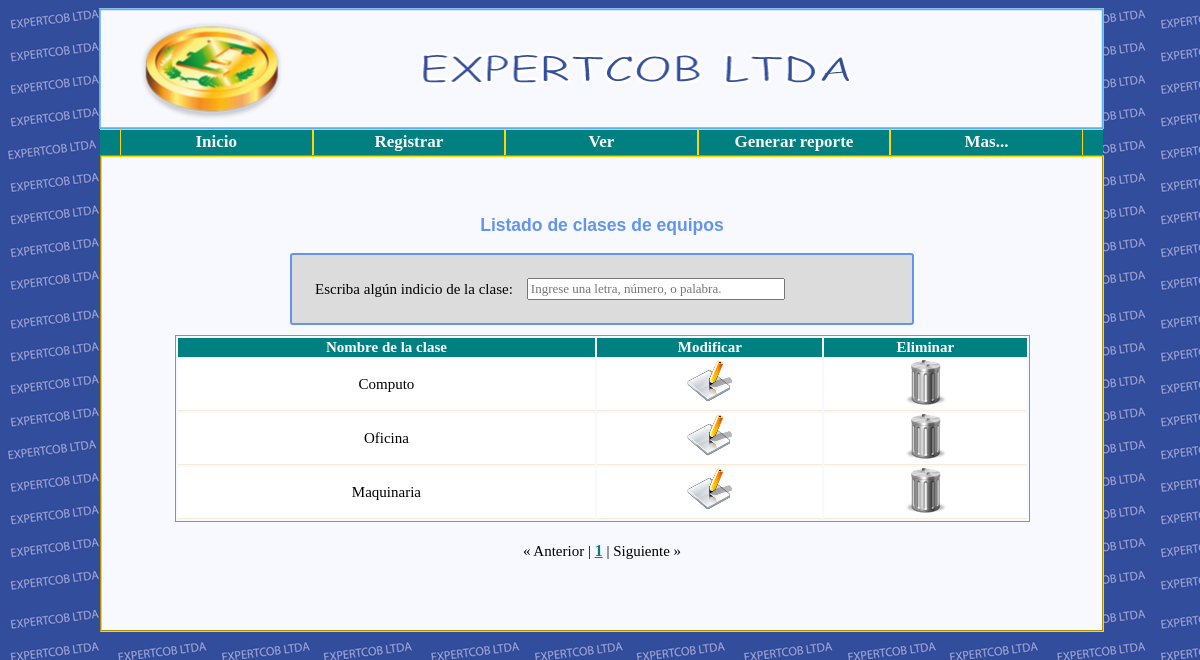
/administrador/clases.php?cl=v (signed in), run on the app's committed database.
### tables this page shows
CREATE TABLE IF NOT EXISTS `Clases` (
  `IdClase` INT NOT NULL AUTO_INCREMENT COMMENT '',
  `NombreClase` VARCHAR(20) NOT NULL COMMENT '',
  PRIMARY KEY (`IdClase`)  COMMENT '');

### modelo/com.inventario_expertcob.utilitarias/Conexion.php (called while the page is built, shortened)
<?php
class Conexion {
    private $host = "localhost";
    private $user = "inventario_admin";
    private $password = "inventario_expertcob_ltda";
    private $db = "CO_Expertcob_Inventario";
    private $link = null;
    private static $_instance = null;
    private function conectar() {
        $this->link = mysqli_connect($this->host, $this->user, $this->password) or die("No se puede conectar a MySql " . mysql_error());
        mysqli_select_db($this->link, $this->db) or die("No existe la base de datos: " . mysql_error());
    }
    public static function get_instance() {
        if (!self::$_instance instanceof self) {
            self::$_instance = new self();
        }
        return self::$_instance;
    }
    public function ejecutar($query) {
        $this->smtm = mysqli_query($this->link, $query) or die("Error en el Query $query " . mysql_error());
        return $this->smtm;
    }
}

### controlador/com.inventario_expertcob.controladores/ControladorGestionDeDispositivos.php (called while the page is built, shortened)
<?php
require_once '../modelo/com.inventario_expertcob.dao/ClaseDAO.php';
require_once '../modelo/com.inventario_expertcob.dto/ClaseDTO.php';
class ControladorGestionDeDispositivos {
    public function verClases() {
        try {
            $this->cDao = new ClaseDAO();
            $this->lista = $this->cDao->verTodos();
            return $this->lista;
        } catch (Exception $ex) {
            return $ex->getMessage();
        }
    }
}

### modelo/com.inventario_expertcob.dao/AbstractDAO.php (called while the page is built, shortened)
<?php
require_once '../modelo/com.inventario_expertcob.utilitarias/Conexion.php';
abstract class AbstractDAO {
    protected function __construct() {
        $this->conexion = Conexion::get_instance();
    }
}

### modelo/com.inventario_expertcob.dao/ClaseDAO.php (called while the page is built, shortened)
<?php
require_once '../modelo/com.inventario_expertcob.dao/AbstractDAO.php';
class ClaseDAO extends AbstractDAO {
    public function verTodos() {
        try {
            $this->lista = array();
            $this->query = "SELECT * FROM Clases;";
            $this->resultado = $this->conexion->ejecutar($this->query);
            while ($res = mysqli_fetch_array($this->resultado)) {
                array_push($this->lista, new ClaseDTO($res['IdClase'], $res['NombreClase']));
            }
            return $this->lista;
        } catch (Exception $ex) {
            return $ex->getMessage();
        }
    }
}

### modelo/com.inventario_expertcob.dto/ClaseDTO.php (called while the page is built, shortened)
<?php
class ClaseDTO {
    private $idClase = 0;
    private $nombreClase = "";
    public function __construct($idClase, $nombreClase) {
        if (is_numeric($idClase)) {
            $this->idClase = $idClase;
            $this->nombreClase = $nombreClase;
        } else {
            throw new Exception("El id de la clase no es valido");
        }
    }
    public function getIdClase() {
        return $this->idClase;
    }
    public function getNombreClase() {
        return $this->nombreClase;
    }
}

### administrador/clases.php (the view, shortened to what this page needs)
<!DOCTYPE html>
<?php
require '../controlador/com.inventario_expertcob.controladores/ControladorGestionDeDispositivos.php';
?>
<html>
    <head>
        <link type="text/css" rel="stylesheet" href="../resources/css/administrador.css">
    </head>
    <body>
        <div class="contenedor">
            <div class="cuerpo">
                <?php
                $controlador = new ControladorGestionDeDispositivos();
                if (isset($_REQUEST['btnRegistrar'])) {
                    if ($_REQUEST['txtClase'] != "") {
                        echo $controlador->registrarClase($_REQUEST['txtClase']);
                        ?>
                        <script>
                            var segundos = 3;
                            var direccion = 'index_admin.php';
                            milisegundos = segundos * 1000;
                            window.setTimeout("window.location.replace(direccion);", milisegundos);
                        </script>
                        <?php
                    } else {
                        ?>
                        <script>
                            alert("Debe llenar los campos obligatorios del formulario");
                            location.href = "clases.php?cl=r";
                        </script>
                        <?php
                    }
                } else if (isset($_REQUEST['btnModificar'])) {
                    if ($_REQUEST['txtClase'] != "" && is_numeric($_REQUEST['txtNumero'])) {
                        echo $controlador->modificarClase($_REQUEST['txtNumero'], $_REQUEST['txtClase']);
                        ?>
                        <script>
                            var segundos = 3;
                            var direccion = 'clases.php?cl=v';
                            milisegundos = segundos * 1000;
                            window.setTimeout("window.location.replace(direccion);", milisegundos);
                        </script>
                        <?php
                    } else {
                        ?>
                        <script>
                            alert("Debe llenar los campos obligatorios del formulario");
                            location.href = "clases.php?cl=v";
                        </script>
                        <?php
                    }
                } else if (isset($_REQUEST['no']) && is_numeric($_REQUEST['no'])) {
                    ?>
                    <div class="ventanaEliminar">
                        <div class="mensaje">
                            <h2>Inventario Expertcob</h2>
                            <form method="post" action="clases.php">
                                <table>
                                    <tr>
                                        <td>¿Esta seguro que desea eliminar el registro?<input type="text" name="num" value="<?php echo $_REQUEST['no']; ?>" readonly="true" hidden="true"></td>
                                    </tr>
                                    <tr>
                                        <td>
                                            <input type="submit" name="btnEliminar" value="Si">
                                            <input type="button" value="No" onclick="location.href = 'javascript:closeVentana();';">
                                        </td>
                                    </tr>
                                </table>
                            </form>
                        </div>
                    </div>
                    <?php
                } else if (isset($_REQUEST['btnEliminar'])) {
                    echo $controlador->eliminarClase($_REQUEST['num']);
                    ?>
                    <script>
                        var segundos = 3;
                        var direccion = 'clases.php?cl=v';
                        milisegundos = segundos * 1000;
                        window.setTimeout("window.location.replace(direccion);", milisegundos);
                    </script>
                    <?php
                } else if (isset($_REQUEST['cl'])) {
                    switch ($_REQUEST['cl']) {
                                ?>
                                <?php
                        case "v": {
                                $clases = $controlador->verClases();
                                if (count($clases) > 0) {
                                    ?>
                                    <div class = "list">
                                        <h3 style="color: #6495ED; font-family: 'arial';">Listado de clases de equipos</h3>
                                        <div class="buscador">
                                            <table>
                                                <tr>
                                                    <td><label for="Filtro">Escriba algún indicio de la clase:</label></td>
                                                    <td><input id="Filtro" name="Filtro" type="text" placeholder="Ingrese una letra, número, o palabra." maxlength="15"></td>
                                                </tr>
                                            </table>
                                        </div>
                                        <div class="tabla">
                                            <table id="TablaFiltro" >
                                                <thead>
                                                    <tr id="encabezado">
                                                        <td>Nombre de la clase</td>
                                                        <td>Modificar</td>
                                                        <td>Eliminar</td>
                                                    </tr>
                                                </thead>
                                                <tbody>
                                                    <?php
                                                    foreach ($clases as $cDto) {
                                                        ?>
                                                        <tr>
                                                            <td><?php echo utf8_encode($cDto->getNombreClase()); ?></td>
                                                            <td><a href="clases.php?id=<?php echo $cDto->getIdClase(); ?>"><img alt="Modificar clase" src="../resources/imagenes/Modificar.png" ></a></td>
                                                            <td><a href="clases.php?no=<?php echo $cDto->getIdClase(); ?>"><img alt="Eliminar clase" src="../resources/imagenes/Eliminar.png" ></a></td>
                                                        </tr>
                                                        <?php
                                                    }
                                                    ?>
                                                </tbody>
                                            </table>
                                            <div id="pageNavPosition"></div>
                                        </div>
                                    </div>
                                    <?php
                                } else {
                                    ?>
                                    <div class="notificacion">
                                        <div class="mensaje">
                                            <h2>Inventario Expertcob</h2>
                                            <?php echo "No existen clases registradas"; ?>
                                        </div>
                                    </div>
                                    <script>
                                        var segundos = 3;
                                        var direccion = 'index_admin.php';
                                        milisegundos = segundos * 1000;
                                        window.setTimeout("window.location.replace(direccion);", milisegundos);
                                    </script>
                                    <?php
                                }
                            }break;
                            ?>
                        <?php
                    }
                } else if (isset($_REQUEST['id']) && is_numeric($_REQUEST['id'])) {
                    $cDto = $controlador->verClase($_REQUEST['id']);
                    if ($cDto != null) {
                        ?>
                        <form class="formClase" id="signupForm" action="clases.php" method="post">
                            <h3 style="color: #6495ED; font-family: 'arial';">Modifique la clase de equipo</h3>
                            <hr>
                            <table>
                                <tr>
                                    <td></td>
                                    <td><input type="text" name="txtNumero" id="txtNumero" hidden="true" value="<?php echo $cDto->getIdClase(); ?>"></td>
                                </tr>
                                <tr>
                                    <td><label for="txtClase">Nombre:</label></td>
                                    <td><input type="text" name="txtClase" id="txtClase" maxlength="20" value="<?php echo utf8_encode($cDto->getNombreClase()); ?>">
                                        <label class="obligatorio"> *</label></td>
                                </tr>
                            </table>
                            <div class="msjObligatorio">
                                <label>Los campos con * son obligatorios</label>
                            </div>
                            <input type="submit" value="Modificar" name="btnModificar">
                            <input type="button" value="Cancelar" onclick="location.href = 'clases.php?cl=v'">
                        </form>
                        <?php
                    } else {
                        ?>
                        <script>
                            alert("No existe una clase con ese id");
                            location.href = "clases.php?cl=v";
                        </script>
                        <?php
                    }
                } else {
                    ?>
                    <script>
                        location.href = "index_admin.php";
                    </script>
                    <?php
                }
                ?>
            </div>
        </div>
    </body>
</html>

### resources/css/administrador.css (style rules this page uses)
.list { margin: 0 auto; width: 95%; }
.buscador { background-color: gainsboro; border-radius: 3px; border: 2px #6495ED solid; width: 580px; padding: 20px; margin: 0 auto; }
.buscador input { width: 250px; font-size: 13px; margin-left: 10px; }
.tabla table { margin: 0 auto; width: 90%; margin-top: 10px; border: 1px #6495ED solid; }
#encabezado { color: white; background-color: teal; font-weight: bold; }
.tabla tbody td { background-color: white; border-bottom: 1px antiquewhite solid; }

### resources/css/index.css (style rules this page uses)
body { background-image: url(../imagenes/BG_Inventario_Expertcob.png); background-repeat: repeat; text-align: center; }
.contenedor { position: relative; width: 1000px; height: auto; margin: 0 auto; font-family: "Century Gothic"; font-size: 15px; }
.cuerpo { background-color: ghostwhite; width: 100%; margin: 0 auto; padding-top: 40px; padding-bottom: 70px; border: 2px gold groove; }
h3 { color: #3CB371; font-family: "Century Gothic"; }
input { font-family: "Century Gothic"; font-size: 14px; }
.barradenavegacion { padding-bottom: 25px; background-color: teal; width: 100.3%; position:relative; z-index:4; border-top: 1px gold solid; }
.barradenavegacion ul { width:100%; list-style-type: none; font-size: 17px; font-weight: bolder; float: left; margin-top: 0; margin-left: -20px; }
.barradenavegacion ul li { width:19%; float:left; border-left: 1px gold solid; border-right: 1px gold solid; }
.barradenavegacion ul li a span { float:left; padding-top: 2px; height:23px; width:100%; background:teal; text-align:center; border-radius: 2px; }
.barradenavegacion ul li a { color: whitesmoke; text-align:center; text-decoration: none; }
.mi-menu li { position: relative; background-color: teal; }
#pageNavPosition { margin-top: 20px; }
.banner { background-image: url(../imagenes/Banner.png); background-color: ghostwhite; background-repeat: no-repeat; background-position: center; height: 121px; width: 100.5%; margin-left: -1px; }

### data on the page
clases: NombreClase "Computo"
clases: NombreClase "Oficina"
clases: NombreClase "Maquinaria"
